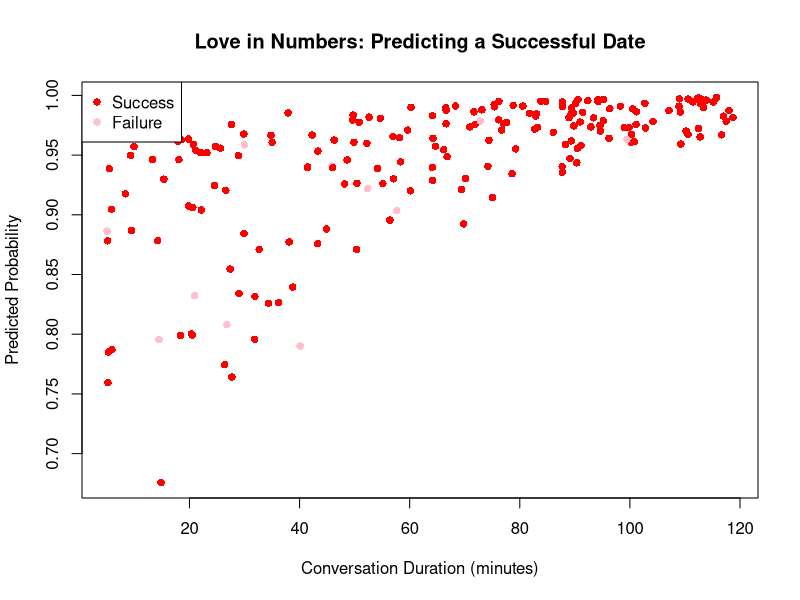

Write the R code that produced this figure.
set.seed(42)

# Generate synthetic dataset
n <- 200  # Number of observations
conversation_minutes <- runif(n, 5, 120)  # Random minutes (5 to 120)
shared_interests <- sample(0:10, n, replace = TRUE)  # Common interests (0-10)
gift_quality <- runif(n, 1, 10)  # Gift rating (1-10)
noise <- rnorm(n, 0, 0.3)  # Adding some noise

# Define probability of success using a logistic function
linear_combination <- 0.02 * conversation_minutes + 
  0.1 * shared_interests + 
  0.15 * gift_quality + noise
success_prob <- exp(linear_combination) / (1 + exp(linear_combination))
success <- rbinom(n, 1, success_prob)  # Binary outcome

# Fit logistic regression model
model <- glm(success ~ conversation_minutes + shared_interests + gift_quality, 
             family = binomial)

# Generate predictions for visualization
predicted_prob <- predict(model, type = "response")

# Base R plot
plot(conversation_minutes, predicted_prob, col = ifelse(success == 1, "red", "pink"),
     pch = 16, xlab = "Conversation Duration (minutes)", ylab = "Predicted Probability",
     main = "Love in Numbers: Predicting a Successful Date")
legend("topleft", legend = c("Success", "Failure"), col = c("red", "pink"), pch = 16)
